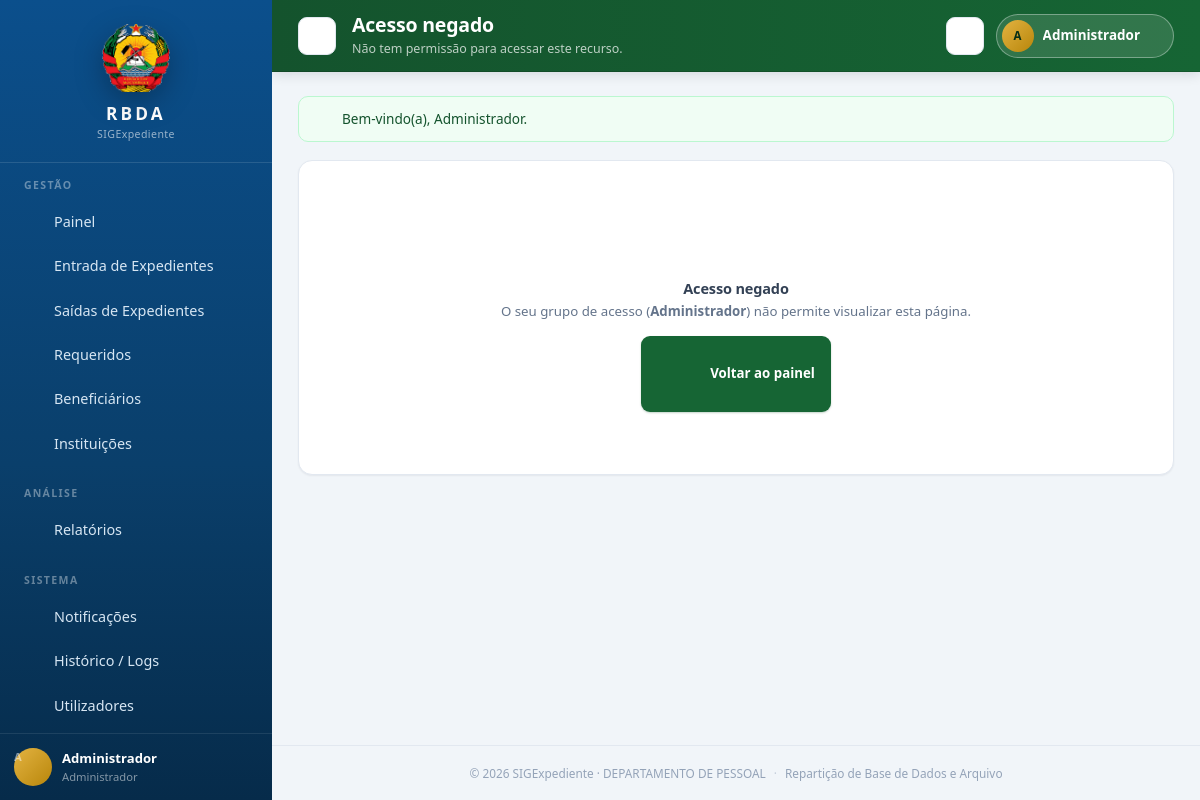
The page /forbidden.php (signed in) on the database its author committed.
### tables this page shows
CREATE TABLE `usuarios` (
  `idusuario` int(11) NOT NULL AUTO_INCREMENT,
  `nume` varchar(50) NOT NULL COMMENT 'Nome do utilizador (nome original do modelo)',
  `email` varchar(50) NOT NULL,
  `senha` varchar(255) NOT NULL COMMENT '[AJUSTE] 255 para acomodar hash bcrypt',
  `grupo_acesso` varchar(20) NOT NULL DEFAULT 'Consulta',
  `reset_token` varchar(64) DEFAULT NULL COMMENT '[AJUSTE] recuperação de senha',
  `reset_expires` datetime DEFAULT NULL COMMENT '[AJUSTE] validade do token',
  `estado` varchar(10) NOT NULL DEFAULT 'Ativo' COMMENT '[AJUSTE] Ativo/Inativo',
  `criado_em` datetime NOT NULL DEFAULT CURRENT_TIMESTAMP COMMENT '[AJUSTE]',
  PRIMARY KEY (`idusuario`),
  UNIQUE KEY `uk_usuarios_email` (`email`)
);

### includes/functions.php (called while the page is built, shortened)
<?php
require_once __DIR__ . '/../config/database.php';
function e(?string $value): string
{
    return htmlspecialchars((string) $value, ENT_QUOTES | ENT_SUBSTITUTE, 'UTF-8');
}
function url(string $path = ''): string
{
    $path = '/' . ltrim($path, '/');
    return BASE_URL . ($path === '/' ? '/' : $path);
}
function current_path(): string
{
    return basename(parse_url($_SERVER['REQUEST_URI'] ?? '', PHP_URL_PATH) ?: '');
}
function get_flashes(): array
{
    $items = $_SESSION['flash'] ?? [];
    return $items;
}
function app_settings(bool $reload = false): array
{
    static $cache = null;
    if ($cache === null || $reload) {
        $cache = [];
        try {
            foreach (db()->query('SELECT chave, valor FROM configuracoes') as $row) {
                $cache[$row['chave']] = $row['valor'];
            }
        } catch (Throwable $e) {
            $cache = [];
        }
    }
    return $cache;
}
function config_get(string $chave, ?string $default = null): ?string
{
    $settings = app_settings();
    return array_key_exists($chave, $settings) && $settings[$chave] !== null
        ? (string) $settings[$chave]
        : $default;
}
function iniciais(string $nome): string
{
    $partes = preg_split('/\s+/u', trim($nome)) ?: [];
    $partes = array_values(array_filter($partes));
    $ini = mb_substr($partes[0], 0, 1);
    return mb_strtoupper($ini);
}

### config/database.php (called while the page is built, shortened)
<?php
function db(): PDO
{
    static $pdo = null;
    if ($pdo instanceof PDO) {
        return $pdo;
    }
    $dsn = sprintf(
        'mysql:host=%s;port=%s;dbname=%s;charset=%s',
        DB_HOST,
        DB_PORT,
        DB_NAME,
        DB_CHARSET
    );
    try {
        $pdo = new PDO($dsn, DB_USER, DB_PASS, [
            PDO::ATTR_ERRMODE            => PDO::ERRMODE_EXCEPTION,
            PDO::ATTR_DEFAULT_FETCH_MODE => PDO::FETCH_ASSOC,
            PDO::ATTR_EMULATE_PREPARES   => false,
            PDO::ATTR_STRINGIFY_FETCHES  => false,
        ]);
    } catch (PDOException $e) {
        error_log('Falha de ligação à base de dados: ' . $e->getMessage());
        http_response_code(500);
        exit(
            '<!doctype html><html lang="pt"><head><meta charset="utf-8">'
            . '<title>Erro de ligação</title></head><body style="font-family:Segoe UI,sans-serif;padding:40px;">'
            . '<h1>Não foi possível ligar à base de dados</h1>'
            . '<p>Verifique se o servidor MySQL está em execução e se as credenciais em '
            . '<code>config/config.php</code> estão correctas.</p>'
            . (APP_ENV === 'development' ? '<pre>' . htmlspecialchars($e->getMessage()) . '</pre>' : '')
            . '</body></html>'
        );
    }
    return $pdo;
}

### includes/auth.php (called while the page is built, shortened)
<?php
require_once __DIR__ . '/functions.php';
function start_session(): void
{
    $minutos = (int) (config_get('sessao_minutos', '30') ?? 30);
}
function current_user(bool $reload = false): ?array
{
    static $user = false;
    if ($user !== false) {
        return $user;
    }
    $stmt = db()->prepare('SELECT idusuario, nume, email, grupo_acesso, estado FROM usuarios WHERE idusuario = :id LIMIT 1');
    $stmt->execute([':id' => (int) $_SESSION['user_id']]);
    $row = $stmt->fetch();
    $user = $row;
    return $user;
}
function auth_check(): bool
{
    return current_user() !== null;
}
function notificacoes_nao_lidas(int $idusuario): int
{
    try {
        $stmt = db()->prepare('SELECT COUNT(*) FROM notificacoes WHERE idusuario = :u AND lida = 0');
        $stmt->execute([':u' => $idusuario]);
        return (int) $stmt->fetchColumn();
    } catch (Throwable $e) {
        return 0;
    }
}
function capabilities(?string $grupo = null): array
{
    $grupo = $grupo ?? (current_user()['grupo_acesso'] ?? '');
    $todas = [
        'ver_dashboard', 'ver_expedientes', 'criar_expedientes', 'editar_expedientes', 'apagar_expedientes',
        'ver_saidas', 'criar_saidas', 'editar_saidas', 'apagar_saidas',
        'ver_requeridos', 'criar_requeridos', 'editar_requeridos', 'apagar_requeridos',
        'ver_beneficiarios', 'criar_beneficiarios', 'editar_beneficiarios', 'apagar_beneficiarios',
        'ver_instituicoes', 'criar_instituicoes', 'editar_instituicoes', 'apagar_instituicoes',
        'ver_relatorios', 'exportar_relatorios',
        'ver_logs', 'gerir_usuarios', 'gerir_configuracoes', 'gerir_backup',
        'ver_documentos', 'ver_notificacoes',
    ];
    switch ($grupo) {
        case 'Administrador':
            return $todas;
    }
}
function can(string $capacidade): bool
{
    return in_array($capacidade, capabilities(), true);
}
function require_login(): void
{
    if (!auth_check()) {
        $_SESSION['intended'] = $_SERVER['REQUEST_URI'] ?? null;
        flash_warning('É necessário iniciar sessão para continuar.');
        redirect('/login.php');
    }
}
start_session();
require_once __DIR__ . '/icons.php';

### forbidden.php (the view, shortened to what this page needs)
<?php
if (session_status() !== PHP_SESSION_ACTIVE) {
    require_once __DIR__ . '/includes/auth.php';
}
$page_title = 'Acesso negado';
$page_subtitle = 'Não tem permissão para acessar este recurso.';
require __DIR__ . '/includes/header.php';
?>
<div class="card">
    <div class="card-body">
        <div class="empty">
            <?= svg_icon('shield') ?>
            <h4>Acesso negado</h4>
            <p>O seu grupo de acesso (<strong><?= e($u['grupo_acesso'] ?? '—') ?></strong>) não permite visualizar esta página.</p>
            <a class="btn btn-primary" href="<?= e(url('/dashboard.php')) ?>"><?= svg_icon('arrow-left') ?> Voltar ao painel</a>
        </div>
    </div>
</div>
<?php require __DIR__ . '/includes/footer.php'; ?>

### includes/header.php (shortened to what this page needs)
<?php
require_once __DIR__ . '/auth.php';
require_once __DIR__ . '/icons.php';
require_login();
$u = current_user();
$appNome = config_get('app_nome', 'SIGExpediente');
$active  = $active ?? current_path();
$page_title = $page_title ?? 'Painel';
$page_subtitle = $page_subtitle ?? '';
$flashes = get_flashes();
$notifNaoLidas = can('ver_notificacoes') ? notificacoes_nao_lidas((int) $u['idusuario']) : 0;
$gruposNav = [
    'Gestão' => [
        ['dashboard.php', 'Painel', 'dashboard', 'ver_dashboard'],
        ['expedientes.php', 'Entrada de Expedientes', 'inbox', 'ver_expedientes'],
        ['saidas.php', 'Saídas de Expedientes', 'outbox', 'ver_saidas'],
        ['requeridos.php', 'Requeridos', 'users', 'ver_requeridos'],
        ['beneficiarios.php', 'Beneficiários', 'handshake', 'ver_beneficiarios'],
        ['instituicoes.php', 'Instituições', 'building', 'ver_instituicoes'],
    ],
    'Análise' => [
        ['relatorios.php', 'Relatórios', 'report', 'ver_relatorios'],
    ],
    'Sistema' => [
        ['notificacoes.php', 'Notificações', 'bell', 'ver_notificacoes'],
        ['logs.php', 'Histórico / Logs', 'history', 'ver_logs'],
        ['usuarios.php', 'Utilizadores', 'user', 'gerir_usuarios'],
        ['configuracoes.php', 'Configurações', 'settings', 'gerir_configuracoes'],
        ['backup.php', 'Backup do Sistema', 'database', 'gerir_backup'],
    ],
];
?>
<!doctype html>
<html lang="pt">
<head>
    <link rel="stylesheet" href="<?= e(url('/assets/css/style.css')) ?>">
</head>
<body>
<div class="app-shell">
    <aside class="sidebar" id="sidebar" aria-label="Navegação principal">
        <div class="brand">
            <div class="brand-mark">
                <img src="<?= e(url('/assets/img/emblema-republica.png')) ?>"
                     alt="Emblema da República de Moçambique" width="64" height="64">
            </div>
            <div class="brand-text">
                <strong>RBDA</strong>
                <span><?= e($appNome) ?></span>
            </div>
        </div>
        <nav class="nav">
            <?php foreach ($gruposNav as $grupo => $itens): ?>
                <?php
                $visiveis = array_values(array_filter($itens, fn($i) => can($i[3])));
                ?>
                <div class="nav-group">
                    <span class="nav-label"><?= e($grupo) ?></span>
                    <?php foreach ($visiveis as [$href, $label, $icone, $cap]): ?>
                        <a class="nav-link<?= $active === $href ? ' is-active' : '' ?>" href="<?= e(url('/' . $href)) ?>">
                            <?= svg_icon($icone) ?>
                            <span><?= e($label) ?></span>
                        </a>
                    <?php endforeach; ?>
                </div>
            <?php endforeach; ?>
        </nav>
        <div class="sidebar-footer">
            <div class="sidebar-user">
                <span class="avatar"><?= e(iniciais((string) $u['nume'])) ?></span>
                <div>
                    <strong><?= e($u['nume']) ?></strong>
                    <span><?= e($u['grupo_acesso']) ?></span>
                </div>
            </div>
        </div>
    </aside>
    <div class="main-area">
        <header class="topbar">
            <button class="icon-btn menu-toggle" id="menuToggle" type="button" aria-label="Abrir menu">
                <span></span><span></span><span></span>
            </button>
            <div class="topbar-title">
                <h1><?= e($page_title) ?></h1>
                <?php if ($page_subtitle !== ''): ?>
                    <p><?= e($page_subtitle) ?></p>
                <?php endif; ?>
            </div>
            <div class="topbar-actions">
                <?php if (can('ver_notificacoes')): ?>
                    <a class="icon-btn notif-btn" href="<?= e(url('/notificacoes.php')) ?>"
                       title="Notificações" aria-label="Notificações<?= $notifNaoLidas > 0 ? ' (' . $notifNaoLidas . ' não lidas)' : '' ?>">
                        <?= svg_icon('bell') ?>
                    </a>
                <?php endif; ?>
                <details class="user-menu">
                    <summary>
                        <span class="avatar avatar-sm"><?= e(iniciais((string) $u['nume'])) ?></span>
                        <span class="user-menu-name"><?= e($u['nume']) ?></span>
                        <?= svg_icon('chevron', 'icon icon-sm') ?>
                    </summary>
                </details>
            </div>
        </header>
        <main class="content" id="conteudo">
            <?php if ($flashes): ?>
                <div class="flash-stack">
                    <?php foreach ($flashes as $flash): ?>
                        <div class="flash flash-<?= e($flash['type']) ?>" role="alert">
                            <?= svg_icon($flash['type'] === 'success' ? 'check' : ($flash['type'] === 'danger' ? 'alert' : 'info')) ?>
                            <span><?= e($flash['message']) ?></span>
                            <button type="button" class="flash-close" aria-label="Fechar"><?= svg_icon('x', 'icon icon-sm') ?></button>
                        </div>
                    <?php endforeach; ?>
                </div>
            <?php endif; ?>

### rows shown on the page
usuarios: nume "A", nume "Administrador", grupo_acesso "Administrador"

### other values the page prints
$appNome "SIGExpediente"
$grupo "GESTÃO"
$label "Painel"
$label "Entrada de Expedientes"
$label "Saídas de Expedientes"
$label "Requeridos"
$label "Beneficiários"
$label "Instituições"
$grupo "ANÁLISE"
$label "Relatórios"
$grupo "SISTEMA"
$label "Notificações"
$label "Histórico / Logs"
$label "Utilizadores"
$page_title "Acesso negado"
